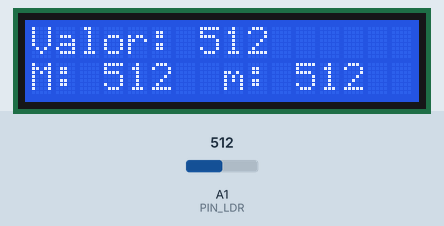
Bench run of a sketch on a simulated Arduino Uno, built with avr-gcc and run on an emulated ATmega328P. Shown: 16×2 character LCD. The inputs (shaded band) are chosen by the test bench; at power-on: A1 (PIN_LDR) = 512. What the sketch prints to the serial monitor is not drawn.

Above: at 2.2 s.
2.3 s: A1 (PIN_LDR) set to 716
At 3.2 s:
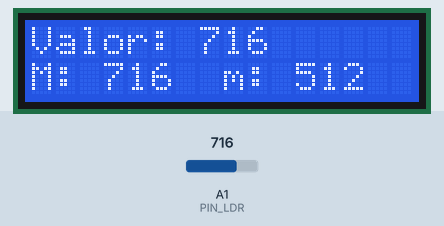
4.1 s: A1 (PIN_LDR) set to 900
At 4.6 s:
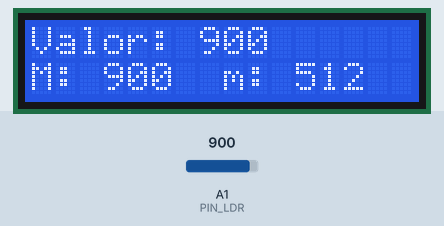
5.7 s: A1 (PIN_LDR) set to 1023
At 7.2 s:
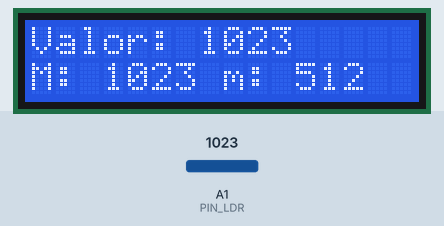
Timing chart, 0 to 8.7 s (numbered marks = the images above; inputs shaded):
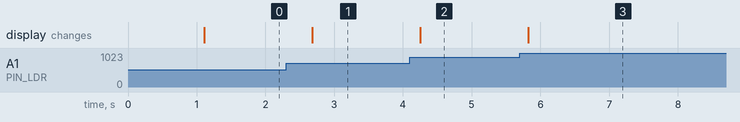

The sketch:

Ejercicio03-LDR.ino
```cpp
/*
   Ejercicio03 - Prueba LDR

*/

//Librerías pantalla LCD
#include <Wire.h>
#include <LiquidCrystal_I2C.h>

//PINES
#define PIN_LDR A1
int maximo = 0;
int minimo = 1023;

//Objeto pantalla
LiquidCrystal_I2C lcd(0x27, 16, 2); // set the LCD address to 0x27 for a 16 chars and 2 line display

void setup() {
  //Inicializo puerto serie
  Serial.begin(9600);

  //Inicializo pantalla
  Serial.println(F("Inicializando pantalla..."));
  lcd.init();
  lcd.backlight();
  lcd.setCursor(0, 0);
  lcd.print("Inicializando...");
  delay(1000);
  lcd.clear();
}

void loop () {
  int sensorValue = analogRead(PIN_LDR);
  minimo = min(minimo, sensorValue);
  maximo = max(maximo, sensorValue);
  lcd.setCursor(0, 0);
  lcd.print("Valor:");
  lcd.setCursor(7, 0);
  lcd.print(sensorValue);
  lcd.setCursor(0, 1);
  lcd.print("M:");
  lcd.setCursor(3, 1);
  lcd.print(maximo);
  lcd.setCursor(8, 1);
  lcd.print("m:");
  lcd.setCursor(11, 1);
  lcd.print(minimo);
  Serial.print("Valor sensor: ");
  Serial.println(sensorValue);
  Serial.print("V max: ");
  Serial.print(maximo);
  Serial.print(" - V min: ");
  Serial.println(minimo);
  delay(500);
}
```

Measured:
- after the input at 2.3 s, the display: changes after 0.38 s (image 1)
- after the input at 4.1 s, the display: changes after 0.15 s (image 2)
- after the input at 5.7 s, the display: changes after 0.13 s (image 3)
